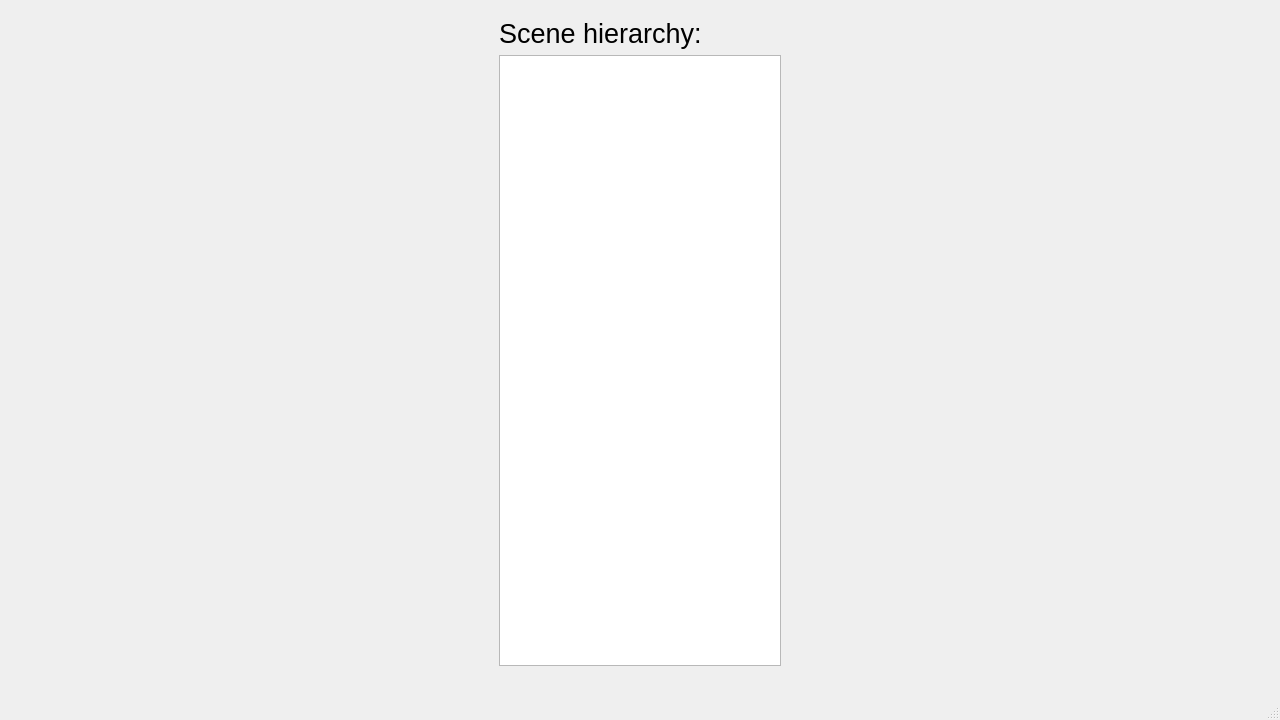
<?xml version="1.0" encoding="UTF-8"?>
<ui version="4.0">
 <class>MainWindow</class>
 <widget class="QMainWindow" name="MainWindow">
  <property name="geometry">
   <rect>
    <x>0</x>
    <y>0</y>
    <width>1280</width>
    <height>720</height>
   </rect>
  </property>
  <property name="font">
   <font>
    <pointsize>20</pointsize>
   </font>
  </property>
  <property name="windowTitle">
   <string>QT Raytracer</string>
  </property>
  <widget class="QWidget" name="centralwidget">
   <property name="enabled">
    <bool>true</bool>
   </property>
   <layout class="QHBoxLayout" name="horizontalLayout" stretch="0">
    <item>
     <widget class="QWidget" name="verticalwidget" native="true">
      <property name="minimumSize">
       <size>
        <width>300</width>
        <height>0</height>
       </size>
      </property>
      <property name="maximumSize">
       <size>
        <width>300</width>
        <height>16777215</height>
       </size>
      </property>
      <layout class="QVBoxLayout" name="verticalLayout" stretch="0,0">
       <property name="sizeConstraint">
        <enum>QLayout::SetDefaultConstraint</enum>
       </property>
       <item>
        <widget class="QLabel" name="label">
         <property name="minimumSize">
          <size>
           <width>300</width>
           <height>0</height>
          </size>
         </property>
         <property name="maximumSize">
          <size>
           <width>16777215</width>
           <height>16777215</height>
          </size>
         </property>
         <property name="text">
          <string>Scene hierarchy:</string>
         </property>
        </widget>
       </item>
       <item>
        <widget class="QTreeView" name="treeView"/>
       </item>
      </layout>
     </widget>
    </item>
   </layout>
  </widget>
  <widget class="QStatusBar" name="statusbar"/>
 </widget>
 <resources/>
 <connections/>
</ui>
